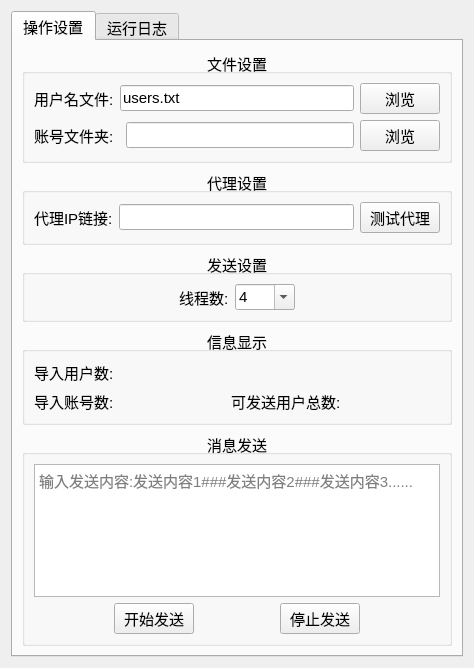
<?xml version="1.0" encoding="UTF-8"?>
<ui version="4.0">
 <class>Form</class>
 <widget class="QWidget" name="Form">
  <property name="geometry">
   <rect>
    <x>0</x>
    <y>0</y>
    <width>474</width>
    <height>668</height>
   </rect>
  </property>
  <property name="windowTitle">
   <string>Form</string>
  </property>
  <layout class="QGridLayout" name="gridLayout">
   <item row="0" column="0">
    <widget class="QTabWidget" name="tabWidget">
     <property name="font">
      <font>
       <pointsize>11</pointsize>
      </font>
     </property>
     <property name="currentIndex">
      <number>0</number>
     </property>
     <widget class="QWidget" name="tab">
      <attribute name="title">
       <string>操作设置</string>
      </attribute>
      <layout class="QGridLayout" name="gridLayout_5">
       <item row="0" column="0">
        <widget class="QGroupBox" name="groupBox">
         <property name="title">
          <string>文件设置</string>
         </property>
         <property name="alignment">
          <set>Qt::AlignCenter</set>
         </property>
         <layout class="QGridLayout" name="gridLayout_2">
          <item row="1" column="0" colspan="2">
           <widget class="QLabel" name="label_6">
            <property name="text">
             <string>账号文件夹:</string>
            </property>
           </widget>
          </item>
          <item row="0" column="0">
           <widget class="QLabel" name="label">
            <property name="text">
             <string>用户名文件:</string>
            </property>
           </widget>
          </item>
          <item row="1" column="3">
           <widget class="QPushButton" name="pushButton_sessions">
            <property name="enabled">
             <bool>true</bool>
            </property>
            <property name="text">
             <string>浏览</string>
            </property>
           </widget>
          </item>
          <item row="0" column="3">
           <widget class="QPushButton" name="pushButton_user">
            <property name="text">
             <string>浏览</string>
            </property>
           </widget>
          </item>
          <item row="1" column="2">
           <widget class="QLineEdit" name="lineEdit_sessions">
            <property name="text">
             <string/>
            </property>
           </widget>
          </item>
          <item row="0" column="1" colspan="2">
           <widget class="QLineEdit" name="lineEdit_user">
            <property name="text">
             <string>users.txt</string>
            </property>
           </widget>
          </item>
         </layout>
        </widget>
       </item>
       <item row="1" column="0">
        <widget class="QGroupBox" name="groupBox_5">
         <property name="title">
          <string>代理设置</string>
         </property>
         <property name="alignment">
          <set>Qt::AlignCenter</set>
         </property>
         <layout class="QGridLayout" name="gridLayout_3">
          <item row="0" column="1" colspan="2">
           <widget class="QLineEdit" name="lineEdit_ip"/>
          </item>
          <item row="0" column="0">
           <widget class="QLabel" name="label_3">
            <property name="sizePolicy">
             <sizepolicy hsizetype="Fixed" vsizetype="Preferred">
              <horstretch>0</horstretch>
              <verstretch>0</verstretch>
             </sizepolicy>
            </property>
            <property name="text">
             <string>代理IP链接:</string>
            </property>
           </widget>
          </item>
          <item row="0" column="3">
           <widget class="QPushButton" name="pushButton_test_ip">
            <property name="sizePolicy">
             <sizepolicy hsizetype="Fixed" vsizetype="Fixed">
              <horstretch>0</horstretch>
              <verstretch>0</verstretch>
             </sizepolicy>
            </property>
            <property name="text">
             <string>测试代理</string>
            </property>
           </widget>
          </item>
         </layout>
        </widget>
       </item>
       <item row="2" column="0">
        <widget class="QGroupBox" name="groupBox_2">
         <property name="title">
          <string>发送设置</string>
         </property>
         <property name="alignment">
          <set>Qt::AlignCenter</set>
         </property>
         <layout class="QGridLayout" name="gridLayout_6">
          <item row="1" column="1">
           <widget class="QLabel" name="label_8">
            <property name="text">
             <string>线程数:</string>
            </property>
            <property name="alignment">
             <set>Qt::AlignLeading|Qt::AlignLeft|Qt::AlignVCenter</set>
            </property>
           </widget>
          </item>
          <item row="1" column="2">
           <widget class="QComboBox" name="comboBox_thread">
            <property name="enabled">
             <bool>true</bool>
            </property>
            <property name="minimumSize">
             <size>
              <width>60</width>
              <height>0</height>
             </size>
            </property>
            <property name="editable">
             <bool>true</bool>
            </property>
            <property name="currentIndex">
             <number>1</number>
            </property>
            <item>
             <property name="text">
              <string>2</string>
             </property>
            </item>
            <item>
             <property name="text">
              <string>4</string>
             </property>
            </item>
            <item>
             <property name="text">
              <string>8</string>
             </property>
            </item>
            <item>
             <property name="text">
              <string>16</string>
             </property>
            </item>
           </widget>
          </item>
          <item row="1" column="0">
           <spacer name="horizontalSpacer">
            <property name="orientation">
             <enum>Qt::Horizontal</enum>
            </property>
            <property name="sizeHint" stdset="0">
             <size>
              <width>40</width>
              <height>20</height>
             </size>
            </property>
           </spacer>
          </item>
          <item row="1" column="3">
           <spacer name="horizontalSpacer_2">
            <property name="orientation">
             <enum>Qt::Horizontal</enum>
            </property>
            <property name="sizeHint" stdset="0">
             <size>
              <width>40</width>
              <height>20</height>
             </size>
            </property>
           </spacer>
          </item>
         </layout>
        </widget>
       </item>
       <item row="3" column="0">
        <widget class="QGroupBox" name="groupBox_6">
         <property name="title">
          <string>信息显示</string>
         </property>
         <property name="alignment">
          <set>Qt::AlignCenter</set>
         </property>
         <layout class="QGridLayout" name="gridLayout_7">
          <item row="0" column="0">
           <widget class="QLabel" name="label_10">
            <property name="text">
             <string>导入用户数:</string>
            </property>
           </widget>
          </item>
          <item row="0" column="1" colspan="2">
           <widget class="QLabel" name="label_import_users">
            <property name="text">
             <string/>
            </property>
           </widget>
          </item>
          <item row="1" column="0">
           <widget class="QLabel" name="label_13">
            <property name="text">
             <string>导入账号数:</string>
            </property>
           </widget>
          </item>
          <item row="1" column="1">
           <widget class="QLabel" name="label_import_account">
            <property name="text">
             <string/>
            </property>
           </widget>
          </item>
          <item row="1" column="2">
           <widget class="QLabel" name="label_11">
            <property name="text">
             <string>可发送用户总数:</string>
            </property>
           </widget>
          </item>
          <item row="1" column="3">
           <widget class="QLabel" name="label_sendable_users">
            <property name="text">
             <string/>
            </property>
           </widget>
          </item>
         </layout>
        </widget>
       </item>
       <item row="4" column="0">
        <widget class="QGroupBox" name="groupBox_4">
         <property name="title">
          <string>消息发送</string>
         </property>
         <property name="alignment">
          <set>Qt::AlignCenter</set>
         </property>
         <layout class="QGridLayout" name="gridLayout_4">
          <item row="1" column="0">
           <layout class="QHBoxLayout" name="horizontalLayout_4">
            <item>
             <widget class="QPushButton" name="pushButton_start">
              <property name="sizePolicy">
               <sizepolicy hsizetype="Fixed" vsizetype="Fixed">
                <horstretch>0</horstretch>
                <verstretch>0</verstretch>
               </sizepolicy>
              </property>
              <property name="text">
               <string>开始发送</string>
              </property>
             </widget>
            </item>
            <item>
             <widget class="QPushButton" name="pushButton_stop">
              <property name="sizePolicy">
               <sizepolicy hsizetype="Fixed" vsizetype="Fixed">
                <horstretch>0</horstretch>
                <verstretch>0</verstretch>
               </sizepolicy>
              </property>
              <property name="text">
               <string>停止发送</string>
              </property>
             </widget>
            </item>
           </layout>
          </item>
          <item row="0" column="0">
           <widget class="QTextEdit" name="textEdit_message">
            <property name="placeholderText">
             <string>输入发送内容:发送内容1###发送内容2###发送内容3......</string>
            </property>
           </widget>
          </item>
         </layout>
        </widget>
       </item>
      </layout>
     </widget>
     <widget class="QWidget" name="tab_2">
      <attribute name="title">
       <string>运行日志</string>
      </attribute>
      <layout class="QGridLayout" name="gridLayout_9">
       <item row="0" column="0">
        <widget class="QGroupBox" name="groupBox_3">
         <property name="title">
          <string>运行日志</string>
         </property>
         <property name="alignment">
          <set>Qt::AlignCenter</set>
         </property>
         <layout class="QGridLayout" name="gridLayout_8">
          <item row="0" column="0">
           <widget class="QTextEdit" name="textEdit_log">
            <property name="readOnly">
             <bool>true</bool>
            </property>
            <property name="placeholderText">
             <string>程序运行日志:</string>
            </property>
           </widget>
          </item>
         </layout>
        </widget>
       </item>
       <item row="1" column="0">
        <widget class="QProgressBar" name="progressBar">
         <property name="sizePolicy">
          <sizepolicy hsizetype="Expanding" vsizetype="Fixed">
           <horstretch>0</horstretch>
           <verstretch>0</verstretch>
          </sizepolicy>
         </property>
         <property name="minimumSize">
          <size>
           <width>0</width>
           <height>0</height>
          </size>
         </property>
         <property name="value">
          <number>0</number>
         </property>
         <property name="format">
          <string>%v/%m</string>
         </property>
        </widget>
       </item>
      </layout>
     </widget>
    </widget>
   </item>
  </layout>
 </widget>
 <resources/>
 <connections/>
</ui>
